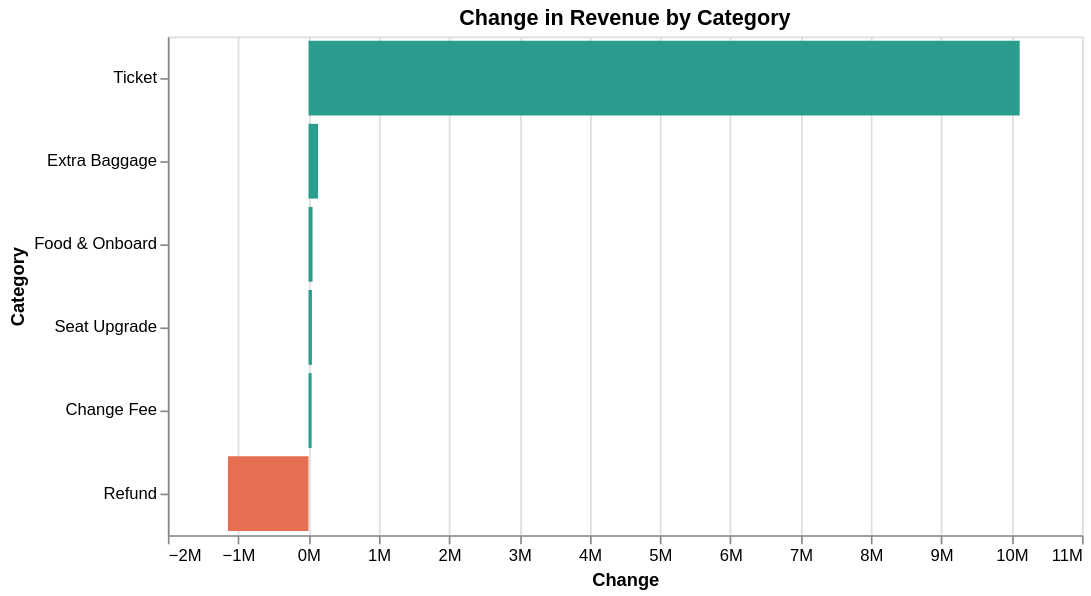

Notebook code for this chart:
### Code cell
revenue_change = revenue_categories.set_index("Fiscal_Year").T

# Calculate difference between years
revenue_change["Change"] = revenue_change[2026] - revenue_change[2025]

# Convert index into a Category column
revenue_change = revenue_change.reset_index().rename(
    columns={"index": "Category"}
)

# Plot only the necessary columns
alt.Chart(revenue_change[["Category", "Change"]]).mark_bar().encode(
    y=alt.Y("Category:N", sort="-x"),
    x=alt.X("Change:Q", axis=alt.Axis(format="~s")),
    color=alt.condition(
        alt.datum.Change >= 0,
        alt.value("#2A9D8F"),
        alt.value("#E76F51")
    ),
    tooltip=[
        "Category",
        alt.Tooltip("Change:Q", format="$,.0f")
    ]
).properties(
    title="Change in Revenue by Category",
    width=550,
    height=300
)

### Figure 1 — Vega-Lite specification as saved in the notebook (floating-point values rounded to 4 significant figures)
{"config": {"view": {"continuousWidth": 300, "continuousHeight": 300}}, "data": {"name": "data-2893a43da4f704f8ba06d636a87b3565"}, "mark": {"type": "bar"}, "encoding": {"color": {"condition": {"test": "(datum.Change >= 0)", "value": "#2A9D8F"}, "value": "#E76F51"}, "tooltip": [{"field": "Category", "type": "nominal"}, {"field": "Change", "format": "$,.0f", "type": "quantitative"}], "x": {"axis": {"format": "~s"}, "field": "Change", "type": "quantitative"}, "y": {"field": "Category", "sort": "-x", "type": "nominal"}}, "height": 300, "title": "Change in Revenue by Category", "width": 550, "$schema": "https://vega.github.io/schema/vega-lite/v6.4.1.json", "datasets": {"data-2893a43da4f704f8ba06d636a87b3565": [{"Category": "Ticket", "Change": 10110000.0}, {"Category": "Extra Baggage", "Change": 136200.0}, {"Category": "Seat Upgrade", "Change": 48660.0}, {"Category": "Change Fee", "Change": 44500.0}, {"Category": "Food & Onboard", "Change": 57640.0}, {"Category": "Refund", "Change": -1146000.0}]}}
